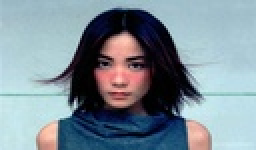
%> input picture 1111.jpg, 128 x 75 px, shrunk from 640 x 374 before the run (shown 2 times larger); the run also reads 1 picture not shown here
$ octave finalpapertest.m   (GNU Octave 9; MATLAB toolbox functions it lacks are replaced by stand-ins)
%> lines starting %> are read from the running program, lines starting %| are printed output that depends on the picture

%%%%%%%%%%%%%%%高斯低通滤波%%%%%%%%%%%%%%%%


clear%%千万不能没有要不然，有些莫名其妙的错
 clc
 [fn,pn,fi]=uigetfile('*.jpg','选择图片');
%> the answer given: 1111.jpg
% RGB=imread('timg.jpg');
RGB=imread([pn fn ]);
%> RGB is the input picture: size 75x128x3 uint8; mean R, G, B 126.1, 142, 151.8
%RGB=im2double(RGB); %可有可无
%%%%%%image=uigetfile('*.jpg','选择图片');%%能自己选择图片的命令

R=RGB(:,:,1);%为R分量矩阵
G=(RGB(:,:,2));%为G分量矩阵
B=(RGB(:,:,3));%为B分量矩阵


tic
YUV=rgb2ycbcr(RGB);%转成YUV
%> YUV: size 75x128x3 uint8; mean of channels 1, 2, 3 134.8, 134.6, 120.3
toc
%%%分三通道%%%%%%%%%%
Y=(YUV(:,:,1));%为Y分量矩阵
U=(YUV(:,:,2));%为U分量矩阵
V=(YUV(:,:,3));%为V分量矩阵


%%%合成测试，看与上面的YUV显示图一样否%%%%%%%%%
yuv = cat(3, Y, U, V);

%%%%%显示图像的八股文%%%%%%%%
figure('NumberTitle', 'off', 'Name', 'YCbCr图像，Y通道，Cb通道，Cr通道 分别显示');%%figure改名字
subplot(221),imshow(yuv),title('YCbCr');
subplot(222),imshow(Y,[]),title('Y');
 subplot(223),imshow(U),title('Cb');
 subplot(224),imshow(V),title('Cr');

 %Y=im2double(Y);
  F=fft2(Y);          %傅里叶变换
 F1=log(abs(F)+1);   %取模并进行缩放 !!!!!这个加上图像会变成黑红色
Fs=fftshift(F);%% 我曹不能取模，取模他妈的出倒影 虚部去掉有问题
  %Fs=real(fftshift(F));      %将频谱图中零频率成分移动至频谱图中心
  S=log(abs(Fs)+1);    %取模并进行缩放
FFt= fftshift(F1);   %YUV后，Y通道的傅里叶频谱图，YUV图，RGB图NO real
  Y=S;
% % I_C_rep=im2uint8(real(ifft2(J)));
  yuv= cat(3, Y,U,V);
%> yuv: size 75x128x3 uint8; mean of channels 1, 2, 3 6.5, 134.6, 120.3


  tic
n4=2;%step1%滤波器的阶数2%%%%%%
 %%step2%%%%%6个低通滤波器的截止频率%%%%%%%%%%%%%%%
D0=10;D1=20;   D2=40;D3=60;  D4=80;D5=255;
%%%step3%%%%%%%6个低通滤波器的截止频率%%%%%%%%%%%%%%%
 [M,N]=size(F);%%%%%滤波器大小适配与图片%%%%%%%
%> M = 75; N = 128
m=fix(M/2);
%> m = 37
n=fix(N/2);
%> n = 64
for i=1:M
   for j=1:N
        d=sqrt((i-m)^2+(j-n)^2);%%%%算点到图像中心距离%%%%%%%
           % D = sqrt((i-width/2)^2+(j-high/2)^2);%%高斯
        %%%%%%%%%%%%巴特沃斯低通滤波器%%%%%%%%%
        h0 = exp(-1/2*(d.^2)/(D0*D0));%%%%%高斯
        %h0=1/(1+0.414*(d./D0)^(2*n4)); %计算D0=10;低通滤波器传递函数
               s0(i,j)=h0*Fs(i,j);                   %%D0=10;滤波器处理过的图像
               T0(i, j) = h0;                           %%D0=10;滤波器的样子

                h1= exp(-1/2*(d.^2)/(D1*D1));%%%%%高斯
        %h1=1/(1+0.414*(d./D1)^(2*n4));%计算低通滤波器传递函数
              s1(i,j)=h1*Fs(i,j);                   %%%%D1=20;滤波器处理过的图像
              T1(i, j) = h1;                          %%%%D1=20;滤波器的样子

               h2 = exp(-1/2*(d.^2)/(D2*D2));%%%%%高斯
        %h2=1/(1+0.414*(d./D2)^(2*n4));%计算D2=40;低通滤波器传递函数
               s2(i,j)=h2*Fs(i,j);                  %%D2=40;滤波器处理过的图像
               T2(i, j) = h2;                         %%%%D2=40;滤波器的样子

                h3 = exp(-1/2*(d.^2)/(D3*D3));%%%%%高斯
       % h3=1/(1+0.414*(d./D3)^(2*n4)); %计算D3=60;低通滤波器传递函数
                s3(i,j)=h3*Fs(i,j);                  %D3=60;滤波器处理过的图像
                T3(i, j) = h3;                         %%;D3=60;滤波器的样子

                 h4 = exp(-1/2*(d.^2)/(D4*D4));%%%%%高斯
        %h4=1/(1+0.414*(d./D4)^(2*n4)); %计算D4=80;低通滤波器传递函数
                s4(i,j)=h4*Fs(i,j);                  %%D4=80;滤波器处理过的图像
                T4(i, j) = h4;                          %%D4=80;滤波器的样子

                h5 = exp(-1/2*(d.^2)/(D5*D5));%%%%%高斯
        %h5=1/(1+0.414*(d./D5)^(2*n4)); %计算D5=255;低通滤波器传递函数
                s5(i,j)=h5*Fs(i,j);                  %%D5=255;滤波器处理过的图像
                T5(i, j) = h5;                         %%D5=255;滤波器的样子

   end
end
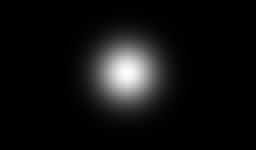
%> T0: size 75x128 double (shown 2 times larger); min 9.33e-13, max 1, mean 0.0654
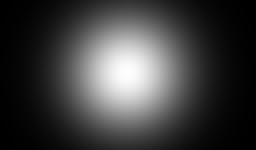
%> T1: size 75x128 double (shown 2 times larger); min 0.000983, max 1, mean 0.245
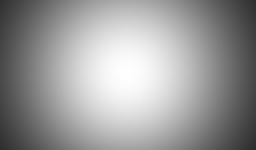
%> T2: size 75x128 double (shown 2 times larger); min 0.177, max 1, mean 0.607
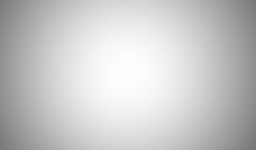
%> T3: size 75x128 double (shown 2 times larger); min 0.463, max 1, mean 0.787
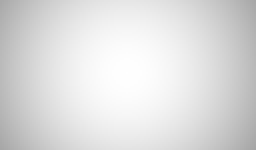
%> T4: size 75x128 double (shown 2 times larger); min 0.649, max 1, mean 0.871
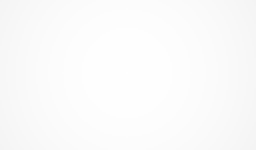
%> T5: size 75x128 double (shown 2 times larger); min 0.958, max 1, mean 0.986


fr0=real(ifft2(ifftshift(s0)));  %频率域反变换到空间域，并取实部
fr1=real(ifft2(ifftshift(s1)));
fr10=fr1-fr0;
fr2=real(ifft2(ifftshift(s2)));
fr21=fr2-fr1;
fr3=real(ifft2(ifftshift(s3)));
fr32=fr3-fr2;
fr4=real(ifft2(ifftshift(s4)));
fr43=fr4-fr3;
fr5=real(ifft2(ifftshift(s5)));
fr54=fr5-fr4;
toc
figure('NumberTitle', 'off', 'Name', 'Y通道频谱高斯滤波演示图');
subplot(3,4,1);imshow(fr0,[]);title('D0=10的效果图');
subplot(3,4,2);imshow(T0);title('低通滤波器D0=10');
subplot(3,4,3);imshow(fr10,[]);title('D1=20 D1-D0');
subplot(3,4,4);imshow(T1-T0),title('低通滤波器D1=20 D1-D0');
subplot(3,4,5);imshow(fr21,[]);title('D2=40 D2-D1');
subplot(3,4,6);imshow(T2-T1);title('低通滤波器D2=40 D2-D1');
subplot(3,4,7);imshow(fr32,[]);title('D3=60 D3-D2');
subplot(3,4,8);imshow(T3-T2),title('低通滤波器D3=60 D3-D2');
subplot(3,4,9);imshow(fr43,[]);title('D4=80 D4-D3');
subplot(3,4,10);imshow(T4-T3),title('低通滤波器D4=60 D4-D3 ');
subplot(3,4,11);imshow(fr54,[]);title('D5=255 D5-D4');
subplot(3,4,12);imshow(T5-T4),title('低通滤波器D5=255 D5-D4');
% %
% %
% %
%%%%%%%%%yuv lowpass filter result%%%%%%%%%%%
% % % % % % %    rgb = cat(3, R, G, B);
yuv0 = cat(3, fr0, U, V);
%> yuv0: size 75x128x3 uint8; mean of channels 1, 2, 3 133.5, 134.6, 120.3
yuv1= cat(3, fr10, U, V);
%> yuv1: size 75x128x3 uint8; mean of channels 1, 2, 3 2.9, 134.6, 120.3
yuv2 = cat(3, fr21, U, V);
%> yuv2: size 75x128x3 uint8; mean of channels 1, 2, 3 1.4, 134.6, 120.3
yuv3 = cat(3, fr32, U, V);
%> yuv3: size 75x128x3 uint8; mean of channels 1, 2, 3 0.4, 134.6, 120.3
yuv4 = cat(3,  fr43,U, V);
%> yuv4: size 75x128x3 uint8; mean of channels 1, 2, 3 0.1, 134.6, 120.3
yuv5 = cat(3, fr54,U,V);
%> yuv5: size 75x128x3 uint8; mean of channels 1, 2, 3 0.2, 134.6, 120.3

yuv0p= cat(3, fr0,U,V);
yuv1p= cat(3, fr1, U, V);
%> yuv1p: size 75x128x3 uint8; mean of channels 1, 2, 3 134.5, 134.6, 120.3
yuv2p= cat(3, fr2, U, V);
%> yuv2p: size 75x128x3 uint8; mean of channels 1, 2, 3 134.8, 134.6, 120.3
yuv3p = cat(3, fr3, U, V);
%> yuv3p: size 75x128x3 uint8; mean of channels 1, 2, 3 134.8, 134.6, 120.3
yuv4p= cat(3,  fr4,U, V);
%> yuv4p: size 75x128x3 uint8; mean of channels 1, 2, 3 134.8, 134.6, 120.3
yuv5p= cat(3, fr5,U,V);
%> yuv5p: size 75x128x3 uint8; mean of channels 1, 2, 3 134.8, 134.6, 120.3
figure('NumberTitle', 'off', 'Name', '=>YCbCr012345,YCbCr0p1p2p3p4p5p');
subplot(3,4,1);imshow(yuv0,[]);title('D0=10的效果图');
subplot(3,4,2);imshow(yuv0p,[]);title('低通滤波器D0=10');
subplot(3,4,3);imshow(yuv1,[]);title('D1=20 D1-D0');
subplot(3,4,4);imshow(yuv1p,[]),title('低通滤波器D1=20 D1-D0');
subplot(3,4,5);imshow(yuv2,[]);title('D2=40 D2-D1');
subplot(3,4,6);imshow(yuv2p);title('低通滤波器D2=40 D2-D1');
subplot(3,4,7);imshow(yuv3,[]);title('D3=60 D3-D2');
subplot(3,4,8);imshow(yuv3p,[]),title('低通滤波器D3=60 D3-D2');
subplot(3,4,9);imshow(yuv4,[]);title('D4=80 D4-D3');
subplot(3,4,10);imshow(yuv4p),title('低通滤波器D4=60 D4-D3 ');
subplot(3,4,11);imshow(yuv5,[]);title('D5=80 D5-D4');
subplot(3,4,12);imshow(yuv5p,[]),title('低通滤波器D5=255 D5-D4');

% [27 lines of commented-out code are left out]

 RGB_0= ycbcr2rgb(yuv0);%转成RGB
 RGB_1= ycbcr2rgb(yuv1);
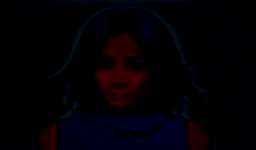
%> RGB_1: size 75x128x3 uint8 (shown 2 times larger); mean R, G, B 3, 0.4, 4.7
 RGB_2= ycbcr2rgb(yuv2);
 RGB_3= ycbcr2rgb(yuv3);
 RGB_4= ycbcr2rgb(yuv4);
  RGB_5= ycbcr2rgb(yuv5);
  rgb0= ycbcr2rgb(yuv0p);%转成RGB
 rgb1= ycbcr2rgb(yuv1p);
 rgb2= ycbcr2rgb(yuv2p);
 rgb3= ycbcr2rgb(yuv3p);
 rgb4= ycbcr2rgb(yuv4p);
  rgb5= ycbcr2rgb(yuv5p);
  figure('NumberTitle', 'off', 'Name', '=>RGB012345,RGB0p1p2p3p4p5p');
subplot(3,4,1);imshow(RGB_0,[]);title('D0=10的效果图');
subplot(3,4,2);imshow(rgb0,[]);title('低通滤波器D0=10');
subplot(3,4,3);imshow(RGB_1,[]);title('D1=20 D1-D0');
subplot(3,4,4);imshow(rgb1,[]),title('低通滤波器D1=20 D1-D0');
subplot(3,4,5);imshow(RGB_2,[]);title('D2=40 D2-D1');
subplot(3,4,6);imshow(rgb2);title('低通滤波器D2=40 D2-D1');
subplot(3,4,7);imshow(RGB_3,[]);title('D3=60 D3-D2');
subplot(3,4,8);imshow(rgb3,[]),title('低通滤波器D3=60 D3-D2');
subplot(3,4,9);imshow(RGB_4,[]);title('D4=80 D4-D3');
subplot(3,4,10);imshow(rgb4 ),title('低通滤波器D4=60 D4-D3 ');
subplot(3,4,11);imshow(RGB_5,[]);title('D5=80 D5-D4');
subplot(3,4,12);imshow(rgb5,[]),title('低通滤波器D5=255 D5-D4');

% [10 lines of commented-out code are left out]

RGB_01=imadd(1*RGB_0,0.9*RGB_1);%I,J是读入的两幅图像
 RGB_012=imadd(1*RGB_01,0.8*RGB_2);
  RGB_0123=imadd(1*RGB_012,0.7*RGB_3);
   RGB_01234=imadd(0.9*RGB_0123,0.6*RGB_4);
      RGB_012345=imadd(1.2*RGB_01234,1*RGB_5);
       S=abs( RGB_012345)+1;    %取模并进行缩放
 figure('NumberTitle', 'off', 'Name', '6=>YCbCr还原RGB不同6频段滤波器样子及处理后图像');


 subplot(231),imshow(RGB_0,[])  ,title('YCbCr-0频段复合');
 subplot(232),imshow(RGB_01,[])  ,title('YCbCr-01频段复合');
 subplot(233),imshow( RGB_012,[])  ,title('YCbCr-012频段复合');
 subplot(234),imshow( RGB_0123,[])  ,title('YCbCr-0123频段复合');
subplot(235),imshow( RGB_01234,[])  ,title('YCbCr-01234频段复合');
 subplot(236),imshow(RGB_012345,[])  ,title('YCbCr-012345频段复合');


%%%%%%%%%%%%%%%高斯低通滤波%%%%%%%%%%%%%%%%


clear%%千万不能没有要不然，有些莫名其妙的错
 clc
 [fn,pn,fi]=uigetfile('*.jpg','选择图片');
%> the answer given: 11112.jpg
% RGB=imread('timg.jpg');
RGB=imread([pn fn ]);
%RGB=im2double(RGB); %可有可无
%%%%%%image=uigetfile('*.jpg','选择图片');%%能自己选择图片的命令

R=RGB(:,:,1);%为R分量矩阵
G=(RGB(:,:,2));%为G分量矩阵
B=(RGB(:,:,3));%为B分量矩阵


tic
YUV=rgb2ycbcr(RGB);%转成YUV
toc
%%%分三通道%%%%%%%%%%
Y=(YUV(:,:,1));%为Y分量矩阵
U=(YUV(:,:,2));%为U分量矩阵
V=(YUV(:,:,3));%为V分量矩阵


%%%合成测试，看与上面的YUV显示图一样否%%%%%%%%%
yuv = cat(3, Y, U, V);

%%%%%显示图像的八股文%%%%%%%%
figure('NumberTitle', 'off', 'Name', 'YCbCr图像，Y通道，Cb通道，Cr通道 分别显示');%%figure改名字
subplot(221),imshow(yuv),title('YCbCr');
subplot(222),imshow(Y,[]),title('Y');
 subplot(223),imshow(U),title('Cb');
 subplot(224),imshow(V),title('Cr');

 %Y=im2double(Y);
  F=fft2(Y);          %傅里叶变换
 F1=log(abs(F)+1);   %取模并进行缩放 !!!!!这个加上图像会变成黑红色
Fs=fftshift(F);%% 我曹不能取模，取模他妈的出倒影 虚部去掉有问题
  %Fs=real(fftshift(F));      %将频谱图中零频率成分移动至频谱图中心
  S=log(abs(Fs)+1);    %取模并进行缩放
FFt= fftshift(F1);   %YUV后，Y通道的傅里叶频谱图，YUV图，RGB图NO real
  Y=S;
% % I_C_rep=im2uint8(real(ifft2(J)));
  yuv= cat(3, Y,U,V);


  tic
n4=2;%step1%滤波器的阶数2%%%%%%
 %%step2%%%%%6个低通滤波器的截止频率%%%%%%%%%%%%%%%
D0=10;D1=20;   D2=40;D3=60;  D4=80;D5=255;
%%%step3%%%%%%%6个低通滤波器的截止频率%%%%%%%%%%%%%%%
 [M,N]=size(F);%%%%%滤波器大小适配与图片%%%%%%%
%> M = 43
m=fix(M/2);
%> m = 21
n=fix(N/2);
for i=1:M
   for j=1:N
        d=sqrt((i-m)^2+(j-n)^2);%%%%算点到图像中心距离%%%%%%%
           % D = sqrt((i-width/2)^2+(j-high/2)^2);%%高斯
        %%%%%%%%%%%%巴特沃斯低通滤波器%%%%%%%%%
        h0 = exp(-1/2*(d.^2)/(D0*D0));%%%%%高斯
        %h0=1/(1+0.414*(d./D0)^(2*n4)); %计算D0=10;低通滤波器传递函数
               s0(i,j)=h0*Fs(i,j);                   %%D0=10;滤波器处理过的图像
               T0(i, j) = h0;                           %%D0=10;滤波器的样子

                h1= exp(-1/2*(d.^2)/(D1*D1));%%%%%高斯
        %h1=1/(1+0.414*(d./D1)^(2*n4));%计算低通滤波器传递函数
              s1(i,j)=h1*Fs(i,j);                   %%%%D1=20;滤波器处理过的图像
              T1(i, j) = h1;                          %%%%D1=20;滤波器的样子

               h2 = exp(-1/2*(d.^2)/(D2*D2));%%%%%高斯
        %h2=1/(1+0.414*(d./D2)^(2*n4));%计算D2=40;低通滤波器传递函数
               s2(i,j)=h2*Fs(i,j);                  %%D2=40;滤波器处理过的图像
               T2(i, j) = h2;                         %%%%D2=40;滤波器的样子

                h3 = exp(-1/2*(d.^2)/(D3*D3));%%%%%高斯
       % h3=1/(1+0.414*(d./D3)^(2*n4)); %计算D3=60;低通滤波器传递函数
                s3(i,j)=h3*Fs(i,j);                  %D3=60;滤波器处理过的图像
                T3(i, j) = h3;                         %%;D3=60;滤波器的样子

                 h4 = exp(-1/2*(d.^2)/(D4*D4));%%%%%高斯
        %h4=1/(1+0.414*(d./D4)^(2*n4)); %计算D4=80;低通滤波器传递函数
                s4(i,j)=h4*Fs(i,j);                  %%D4=80;滤波器处理过的图像
                T4(i, j) = h4;                          %%D4=80;滤波器的样子

                h5 = exp(-1/2*(d.^2)/(D5*D5));%%%%%高斯
        %h5=1/(1+0.414*(d./D5)^(2*n4)); %计算D5=255;低通滤波器传递函数
                s5(i,j)=h5*Fs(i,j);                  %%D5=255;滤波器处理过的图像
                T5(i, j) = h5;                         %%D5=255;滤波器的样子

   end
end


fr0=real(ifft2(ifftshift(s0)));  %频率域反变换到空间域，并取实部
fr1=real(ifft2(ifftshift(s1)));
fr10=fr1-fr0;
fr2=real(ifft2(ifftshift(s2)));
fr21=fr2-fr1;
fr3=real(ifft2(ifftshift(s3)));
fr32=fr3-fr2;
fr4=real(ifft2(ifftshift(s4)));
fr43=fr4-fr3;
fr5=real(ifft2(ifftshift(s5)));
fr54=fr5-fr4;
toc
figure('NumberTitle', 'off', 'Name', 'Y通道频谱高斯滤波演示图');
subplot(3,4,1);imshow(fr0,[]);title('D0=10的效果图');
subplot(3,4,2);imshow(T0);title('低通滤波器D0=10');
subplot(3,4,3);imshow(fr10,[]);title('D1=20 D1-D0');
subplot(3,4,4);imshow(T1-T0),title('低通滤波器D1=20 D1-D0');
subplot(3,4,5);imshow(fr21,[]);title('D2=40 D2-D1');
subplot(3,4,6);imshow(T2-T1);title('低通滤波器D2=40 D2-D1');
subplot(3,4,7);imshow(fr32,[]);title('D3=60 D3-D2');
subplot(3,4,8);imshow(T3-T2),title('低通滤波器D3=60 D3-D2');
subplot(3,4,9);imshow(fr43,[]);title('D4=80 D4-D3');
subplot(3,4,10);imshow(T4-T3),title('低通滤波器D4=60 D4-D3 ');
subplot(3,4,11);imshow(fr54,[]);title('D5=255 D5-D4');
subplot(3,4,12);imshow(T5-T4),title('低通滤波器D5=255 D5-D4');
% %
% %
% %
%%%%%%%%%yuv lowpass filter result%%%%%%%%%%%
% % % % % % %    rgb = cat(3, R, G, B);
yuv0 = cat(3, fr0, U, V);
yuv1= cat(3, fr10, U, V);
yuv2 = cat(3, fr21, U, V);
yuv3 = cat(3, fr32, U, V);
yuv4 = cat(3,  fr43,U, V);
yuv5 = cat(3, fr54,U,V);

yuv0p= cat(3, fr0,U,V);
yuv1p= cat(3, fr1, U, V);
yuv2p= cat(3, fr2, U, V);
yuv3p = cat(3, fr3, U, V);
yuv4p= cat(3,  fr4,U, V);
yuv5p= cat(3, fr5,U,V);
figure('NumberTitle', 'off', 'Name', '=>YCbCr012345,YCbCr0p1p2p3p4p5p');
subplot(3,4,1);imshow(yuv0,[]);title('D0=10的效果图');
subplot(3,4,2);imshow(yuv0p,[]);title('低通滤波器D0=10');
subplot(3,4,3);imshow(yuv1,[]);title('D1=20 D1-D0');
subplot(3,4,4);imshow(yuv1p,[]),title('低通滤波器D1=20 D1-D0');
subplot(3,4,5);imshow(yuv2,[]);title('D2=40 D2-D1');
subplot(3,4,6);imshow(yuv2p);title('低通滤波器D2=40 D2-D1');
subplot(3,4,7);imshow(yuv3,[]);title('D3=60 D3-D2');
subplot(3,4,8);imshow(yuv3p,[]),title('低通滤波器D3=60 D3-D2');
subplot(3,4,9);imshow(yuv4,[]);title('D4=80 D4-D3');
subplot(3,4,10);imshow(yuv4p),title('低通滤波器D4=60 D4-D3 ');
subplot(3,4,11);imshow(yuv5,[]);title('D5=80 D5-D4');
subplot(3,4,12);imshow(yuv5p,[]),title('低通滤波器D5=255 D5-D4');

% [27 lines of commented-out code are left out]

 RGB_0= ycbcr2rgb(yuv0);%转成RGB
 RGB_1= ycbcr2rgb(yuv1);
 RGB_2= ycbcr2rgb(yuv2);
 RGB_3= ycbcr2rgb(yuv3);
 RGB_4= ycbcr2rgb(yuv4);
  RGB_5= ycbcr2rgb(yuv5);
  rgb0= ycbcr2rgb(yuv0p);%转成RGB
 rgb1= ycbcr2rgb(yuv1p);
 rgb2= ycbcr2rgb(yuv2p);
 rgb3= ycbcr2rgb(yuv3p);
 rgb4= ycbcr2rgb(yuv4p);
  rgb5= ycbcr2rgb(yuv5p);
  figure('NumberTitle', 'off', 'Name', '=>RGB012345,RGB0p1p2p3p4p5p');
subplot(3,4,1);imshow(RGB_0,[]);title('D0=10的效果图');
subplot(3,4,2);imshow(rgb0,[]);title('低通滤波器D0=10');
subplot(3,4,3);imshow(RGB_1,[]);title('D1=20 D1-D0');
subplot(3,4,4);imshow(rgb1,[]),title('低通滤波器D1=20 D1-D0');
subplot(3,4,5);imshow(RGB_2,[]);title('D2=40 D2-D1');
subplot(3,4,6);imshow(rgb2);title('低通滤波器D2=40 D2-D1');
subplot(3,4,7);imshow(RGB_3,[]);title('D3=60 D3-D2');
subplot(3,4,8);imshow(rgb3,[]),title('低通滤波器D3=60 D3-D2');
subplot(3,4,9);imshow(RGB_4,[]);title('D4=80 D4-D3');
subplot(3,4,10);imshow(rgb4 ),title('低通滤波器D4=60 D4-D3 ');
subplot(3,4,11);imshow(RGB_5,[]);title('D5=80 D5-D4');
subplot(3,4,12);imshow(rgb5,[]),title('低通滤波器D5=255 D5-D4');

% [10 lines of commented-out code are left out]

RGB_01=imadd(1*RGB_0,0.9*RGB_1);%I,J是读入的两幅图像
 RGB_012=imadd(1*RGB_01,0.8*RGB_2);
  RGB_0123=imadd(1*RGB_012,0.7*RGB_3);
   RGB_01234=imadd(0.9*RGB_0123,0.6*RGB_4);
      RGB_012345=imadd(1.2*RGB_01234,1*RGB_5);
       S=abs( RGB_012345)+1;    %取模并进行缩放
 figure('NumberTitle', 'off', 'Name', '6=>YCbCr还原RGB不同6频段滤波器样子及处理后图像');


 subplot(231),imshow(RGB_0,[])  ,title('YCbCr-0频段复合');
 subplot(232),imshow(RGB_01,[])  ,title('YCbCr-01频段复合');
 subplot(233),imshow( RGB_012,[])  ,title('YCbCr-012频段复合');
 subplot(234),imshow( RGB_0123,[])  ,title('YCbCr-0123频段复合');
subplot(235),imshow( RGB_01234,[])  ,title('YCbCr-01234频段复合');
 subplot(236),imshow(RGB_012345,[])  ,title('YCbCr-012345频段复合');
